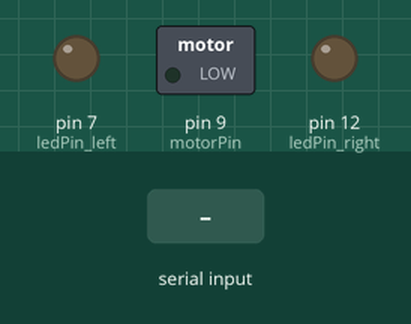
A sketch run on a simulated Arduino Uno, built with avr-gcc and run on an emulated ATmega328P. Shown: switched loads named in the sketch (green lamp = pin HIGH), output pins drawn as LEDs (lit = HIGH). The inputs (shaded band) are chosen by the test bench. What the sketch prints to the serial monitor is not drawn.

Above: at 1.2 s.
1.3 s: "s" received over Serial
At 1.4 s:
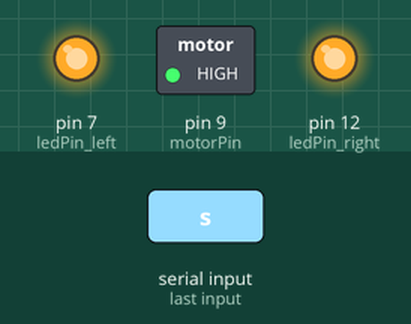
Timing chart, 0 to 8.1 s (numbered marks = the images above; inputs shaded):
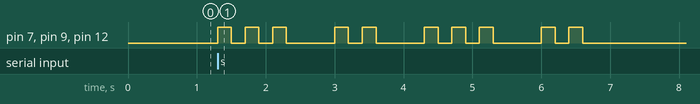

The sketch:

skull_control.ino
```cpp
const int ledPin_left = 7;
const int ledPin_right = 12;
const int motorPin = 9;

void setup() {
  Serial.begin(9600);
  pinMode(ledPin_left, OUTPUT);
  pinMode(ledPin_right, OUTPUT);
  pinMode(motorPin, OUTPUT);
  Serial.println("READY");
}

void blinkOnce() {
  digitalWrite(ledPin_left, HIGH);
  digitalWrite(ledPin_right, HIGH);
  digitalWrite(motorPin, HIGH);
  delay(200);
  digitalWrite(ledPin_left, LOW);
  digitalWrite(ledPin_right, LOW);
  digitalWrite(motorPin, LOW);
  delay(200);
}

void loop() {
  if (Serial.available()) {
    char command = Serial.read();

    switch (command) {
      case '1':
        digitalWrite(ledPin_left, HIGH);
        digitalWrite(ledPin_right, HIGH);
        digitalWrite(motorPin, HIGH);
        break;

      case '0':
        digitalWrite(ledPin_left, LOW);
        digitalWrite(ledPin_right, LOW);
        digitalWrite(motorPin, LOW);
        break;

      case 's':  // Custom sequence
        blinkOnce();
        blinkOnce();
        blinkOnce();
        delay(500); // Pause
        blinkOnce();
        blinkOnce();
        delay(500); // Pause
        blinkOnce();
        blinkOnce();
        blinkOnce();
        delay(500); // Pause
        blinkOnce();
        blinkOnce();
        break;

      default:
        // Unsupported command, do nothing
        break;
    }
  }
}
```

Measured:
- after the input at 1.3 s, pin 7 (ledPin_left), pin 9 (motorPin), pin 12 (ledPin_right): LOW → HIGH at once, → LOW 0.20 s later, → HIGH 0.20 s later, → LOW 0.20 s later, … (20 changes in this stretch)
